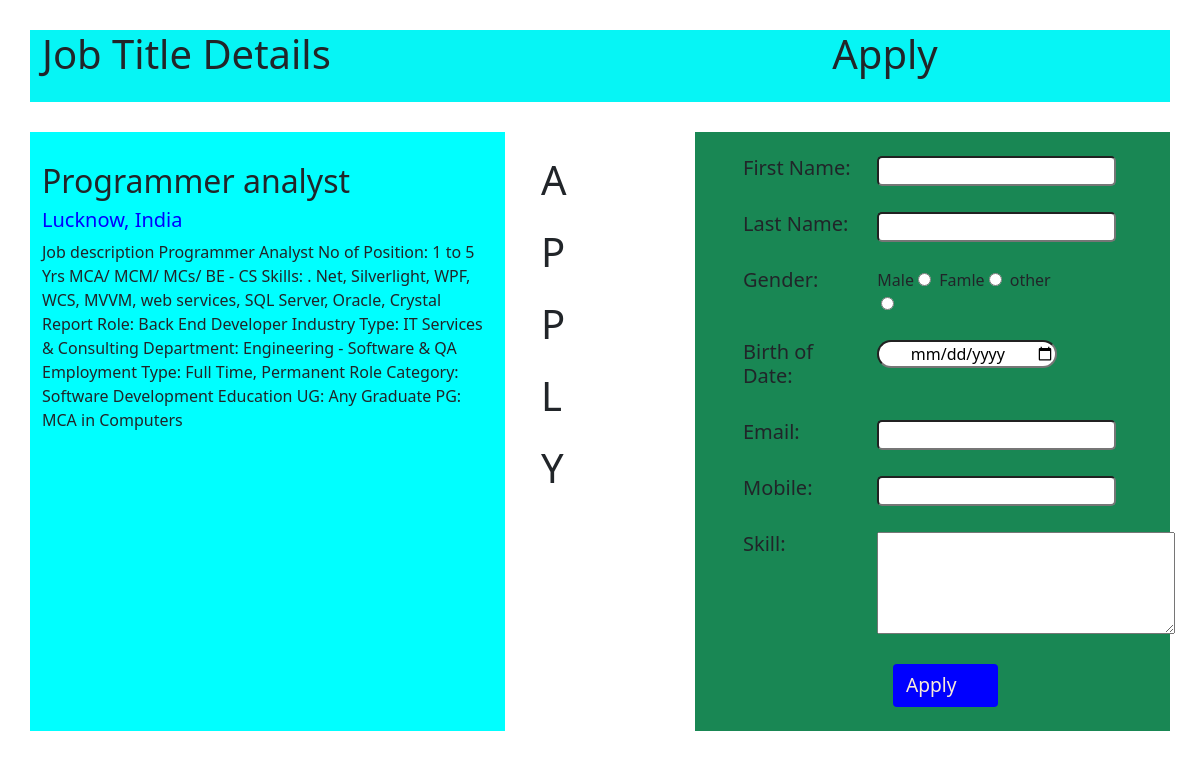
Page /Apply/1/ on the committed database.
### app/models.py (models this page shows, shortened)
class JobList(models.Model):
    JobTitle=models.CharField(max_length=20)
    city=models.CharField(max_length=13)
    country=models.CharField(max_length=15)
    details=models.TextField(max_length=1500)
    LastDate=models.DateField()

### app/views.py (the view)
# urls.py: path('Apply/<int:id>/',views.Apply,name='Apply'),
def Apply(request,id):
    print(id)
    job=JobList.objects.get(id=id)
    return render(request,"Apply.html",{"job":job} )

### app/templates/Apply.html (shortened to what this page needs)
<!DOCTYPE html>
{% load static %}
<html lang="en">
<head>
    <link href="https://cdn.jsdelivr.net/npm/bootstrap@5.0.2/dist/css/bootstrap.min.css" rel="stylesheet">
    <link rel="stylesheet" href="{% static 'css/Apply.css' %}">
</head>
<body>
    <div class="container">
        <div class="row JobDetails">
          <div class="col-6 mb-3">
             <h1>Job Title Details </h1>
          </div>
          <div class="col-6" style="text-align: center;">
            <h1>Apply</h1>
          </div>
        </div>
        <div class="row JobApply">
          <div class="col-5  Apply2">
                <h2 class="JobTitle">{{job.JobTitle}}</h2>
                <h5 class="Location">{{job.city}}, {{job.country}} </h5>
                <p>{{job.details}}</p>
          </div>
          <div class="col-2">
              <h1 class="m-4">A</h1>
              <h1 class="m-4">P</h1>
              <h1 class="m-4">P</h1>
              <h1 class="m-4">L</h1>
              <h1 class="m-4">Y</h1>
          </div>
          <div class="col-5 bg-success  Apply3">
            <form action="/Home/" method="POST">
              <div class="row m-4">
                <div class="col-4 ">
                  <h5>First Name:</h5>
                </div>
                <div class="col-6">
                  <input type="text" class="input" name="FirstName" id="">
                </div>
              </div>
              <div class="row m-4">
                <div class="col-4 ">
                  <h5>Last Name:</h5>
                </div>
                <div class="col-6">
                  <input type="text" class="input" name="LasttName" id="">
                </div>
              </div>
              <div class="row m-4">
                <div class="col-4 ">
                  <h5>Gender:</h5>
                </div>
                <div class="col-6">
                  Male<input type="radio" name="Gender" id="" class="m-1">
                  Famle<input type="radio" name="Gender" id=""class="m-1">
                  other<input type="radio" name="Gender" id="" class="m-1">
                </div>
              </div>
              <div class="row m-4">
                <div class="col-4 ">
                  <h5>Birth of Date:</h5>
                </div>
                <div class="col-6">
                  <input type="date" class="BOD" name="BOD" id="">
                </div>
              </div>
              <div class="row m-4">
                <div class="col-4 ">
                  <h5>Email:</h5>
                </div>
                <div class="col-6">
                  <input type="email" class="input" name="Email" id="">
                </div>
              </div>
              <div class="row m-4">
                <div class="col-4 ">
                  <h5>Mobile:</h5>
                </div>
                <div class="col-6">
                  <input type="text" class="input" name="FirstName" id="">
                </div>
              </div>
              <div class="row m-4">
                <div class="col-4 ">
                  <h5>Skill:</h5>
                </div>
                <div class="col-6">
                  <textarea name="Skill" id="" cols="30" rows="4"></textarea>
                </div>
              </div>
              <div class="row m-4">
                <div class="col-4 ">
                  <button type="submit" class="btn">Apply</button>
                </div>
              </div>
            </form>
          </div>
        </div>
    </div>
</body>
</html>

### app/static/css/Apply.css (style rules this page uses)
.JobTitle { font:12px; margin-top: 30px; }
.JobDetails { margin-bottom: 30px; background-color: rgb(6, 245, 245); }
.JobApply { height: 400px; }
.Apply2 { background-color: aqua; }
.Location { color: blue; }
.Apply3 { background-color: aqua; }
.input { border-radius: 5px; }
.BOD { border-radius: 20px; width: 180px; text-align: center; }
.btn { padding-right: 40px; background-color: blue; margin-left: 150px; color: antiquewhite; font-size:larger; }

### rows in the picture
JobList: JobTitle "Programmer analyst", city "Lucknow", country "India", details "Job description Programmer Analyst No of Position: 1 to 5 Yrs MCA/ MCM/ MCs/ BE - CS Skills: . Net, Silverlight, WPF, WCS, MVVM, web services, SQL Server, Oracle, Crystal Report Role: Back End Developer Industry Type: IT Services & Consulting Department: Engineering - Software & QA Employment Type: Full Time, Permanent Role Category: Software Development Education UG: Any Graduate PG: MCA in Computers"
